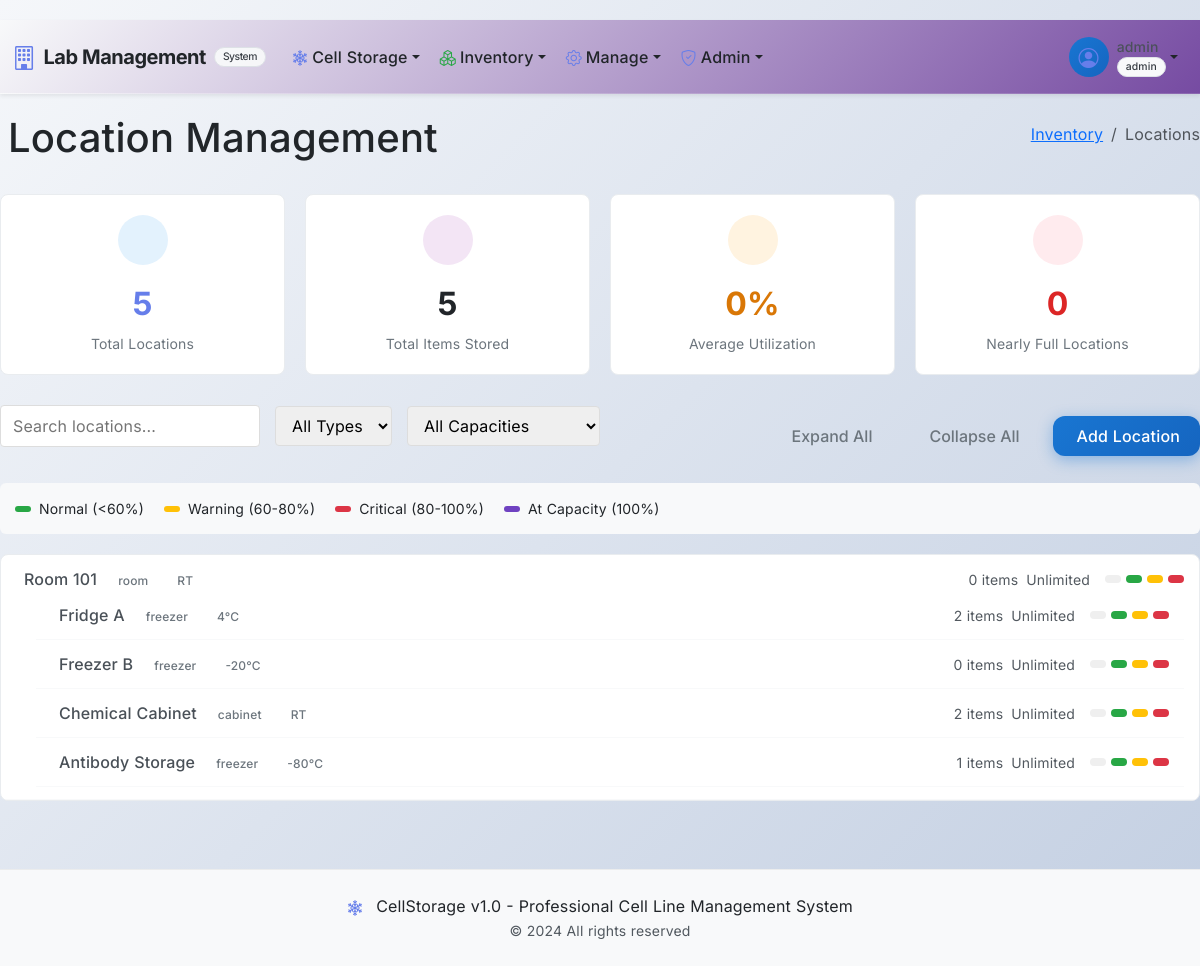
The app's page /inventory/locations (signed in) with its own data.
### app/cell_storage/models.py (models this page shows, shortened)
class User(UserMixin, db.Model):
    __tablename__ = 'users'
    id = db.Column(db.Integer, primary_key=True)
    username = db.Column(db.String(64), unique=True, index=True, nullable=False)
    password_hash = db.Column(db.String(256))
    password_plain = db.Column(db.String(128))  # store plain password for admin view
    role = db.Column(db.String(64), default='user', nullable=False)  # e.g., 'user', 'admin'. Make role non-nullable.
    cell_lines_created = db.relationship('CellLine', backref='creator', lazy='dynamic',
                                         foreign_keys='CellLine.created_by_user_id')
    vials_frozen = db.relationship('CryoVial', backref='freezer_operator', lazy='dynamic',
                                   foreign_keys='CryoVial.frozen_by_user_id')
    audit_logs = db.relationship('AuditLog', backref='user_performing_action', lazy='dynamic',
                                 foreign_keys='AuditLog.user_id')
    @property
    def is_admin(self):
        return self.role == 'admin'

### app/inventory/models.py (models this page shows, shortened)
class Location(db.Model):
    __tablename__ = 'locations'
    id = db.Column(db.Integer, primary_key=True)
    name = db.Column(db.String(128), nullable=False)  # e.g., "Room 101", "Fridge A"
    parent_id = db.Column(db.Integer, db.ForeignKey('locations.id'))  # For hierarchical locations
    location_type = db.Column(db.String(32))  # "room", "cabinet", "shelf", "freezer"
    temperature = db.Column(db.String(32))  # e.g., "4°C", "RT", "-20°C"
    description = db.Column(db.Text)
    is_active = db.Column(db.Boolean, default=True)
    max_capacity = db.Column(db.Integer)  # Maximum number of items
    capacity_unit = db.Column(db.String(32), default='items')  # 'items', 'volume', 'weight'
    current_usage = db.Column(db.Integer, default=0)  # Current number of items
    children = db.relationship('Location', backref=db.backref('parent', remote_side=[id]))
    items = db.relationship('InventoryItem', backref='location_info', lazy='dynamic')
    @property
    def usage_percentage(self):
        if not self.max_capacity or self.max_capacity == 0:
            return 0
        return (self.current_usage / self.max_capacity) * 100
    @property
    def is_nearly_full(self):
        return self.usage_percentage >= 80

### app/inventory/routes.py (the view)
@bp.route('/locations')
@login_required
@require_permission('location.view')
def locations():
    locations = Location.query.filter_by(is_active=True).all()
    root_locations = [loc for loc in locations if loc.parent_id is None]
    total_items = sum(loc.items.count() for loc in locations)
    locations_with_capacity = [loc for loc in locations if loc.max_capacity]
    if locations_with_capacity:
        avg_utilization = sum(loc.usage_percentage for loc in locations_with_capacity) / len(locations_with_capacity)
    else:
        avg_utilization = 0
    nearly_full_count = sum(1 for loc in locations if loc.is_nearly_full)
    return render_template('inventory/locations.html',
                         locations=locations,
                         root_locations=root_locations,
                         total_items=total_items,
                         avg_utilization=avg_utilization,
                         nearly_full_count=nearly_full_count)

### app/templates/inventory/locations.html (shortened to what this page needs)
{% extends "base.html" %}
{% block content %}
<div class="container-fluid location-management">
    <div class="d-flex justify-content-between align-items-center mb-4">
        <h1>Location Management</h1>
        <nav aria-label="breadcrumb">
            <ol class="breadcrumb">
                <li class="breadcrumb-item"><a href="{{ url_for('inventory.index') }}">Inventory</a></li>
                <li class="breadcrumb-item active">Locations</li>
            </ol>
        </nav>
    </div>
    <div class="location-summary-cards">
        <div class="summary-card">
            <div class="summary-icon" style="background: #e3f2fd;">
            </div>
            <div class="summary-number text-primary">{{ locations|length }}</div>
            <div class="summary-label">Total Locations</div>
        </div>
        <div class="summary-card">
            <div class="summary-icon" style="background: #f3e5f5;">
            </div>
            <div class="summary-number text-purple">{{ total_items }}</div>
            <div class="summary-label">Total Items Stored</div>
        </div>
        <div class="summary-card">
            <div class="summary-icon" style="background: #fff3e0;">
            </div>
            <div class="summary-number text-warning">{{ avg_utilization|round(1) }}%</div>
            <div class="summary-label">Average Utilization</div>
        </div>
        <div class="summary-card">
            <div class="summary-icon" style="background: #ffebee;">
            </div>
            <div class="summary-number text-danger">{{ nearly_full_count }}</div>
            <div class="summary-label">Nearly Full Locations</div>
        </div>
    </div>
    <div class="d-flex justify-content-between align-items-center mb-3">
        <div class="location-filter">
            <input type="text" id="locationSearch" placeholder="Search locations...">
            <select id="locationTypeFilter">
                <option value="">All Types</option>
            </select>
            <select id="capacityFilter">
                <option value="">All Capacities</option>
            </select>
        </div>
        <div>
            <button class="btn btn-outline-secondary me-2" id="expandAllBtn">
                Expand All
            </button>
            <button class="btn btn-outline-secondary me-2" id="collapseAllBtn">
                Collapse All
            </button>
            <a href="{{ url_for('inventory.create_location') }}" class="btn btn-primary">
                Add Location
            </a>
        </div>
    </div>
    <div class="capacity-legend">
        <div class="legend-item">
            <div class="legend-color capacity-normal"></div>
            <span>Normal (&lt;60%)</span>
        </div>
        <div class="legend-item">
            <div class="legend-color capacity-warning"></div>
            <span>Warning (60-80%)</span>
        </div>
        <div class="legend-item">
            <div class="legend-color capacity-danger"></div>
            <span>Critical (80-100%)</span>
        </div>
        <div class="legend-item">
            <div class="legend-color capacity-full"></div>
            <span>At Capacity (100%)</span>
        </div>
    </div>
    <div class="location-tree" id="locationTree">
        {% for location in root_locations %}
            {% include 'inventory/partials/location_node.html' %}
        {% endfor %}
    </div>
</div>
{% endblock %}

### app/templates/base.html (shortened to what this page needs)
<!DOCTYPE html>
<html lang="en">
<head>
    <link href="https://cdn.jsdelivr.net/npm/bootstrap@5.3.3/dist/css/bootstrap.min.css" rel="stylesheet">
    <link href="https://cdn.jsdelivr.net/npm/bootstrap-icons@1.11.3/font/bootstrap-icons.css" rel="stylesheet">
    <link href="https://cdnjs.cloudflare.com/ajax/libs/bootstrap-icons/1.11.3/font/bootstrap-icons.min.css" rel="stylesheet">
    <link href="{{ url_for('static', filename='css/style.css') }}" rel="stylesheet">
</head>
<body class="bg-light">
    <nav class="navbar navbar-expand-lg navbar-light bg-gradient shadow-sm sticky-top" style="background: linear-gradient(135deg, #f5f7fa 0%, #c3cfe2 100%);">
        <div class="container-fluid">
            <a class="navbar-brand fw-bold d-flex align-items-center" href="{{ url_for('cell_storage.index') }}" style="color: #212529;">
                <i class="bi bi-building me-2 fs-4" style="color: #667eea;"></i>
                <span style="color: #212529;">Lab Management</span>
                <small class="badge bg-light text-dark ms-2" style="color: #343a40; border: 1px solid #dee2e6;">System</small>
            </a>
            <div class="collapse navbar-collapse" id="navbarContent">
                <ul class="navbar-nav me-auto mb-2 mb-lg-0">
                    {% if current_user.is_authenticated %}
                        <li class="nav-item dropdown">
                            <a class="nav-link dropdown-toggle d-flex align-items-center" href="#" style="color: #212529;" id="cellStorageDropdown" role="button" data-bs-toggle="dropdown" aria-expanded="false">
                                <i class="bi bi-snow2 me-1" style="color: #667eea;"></i>
                                Cell Storage
                            </a>
                        </li>
                        <li class="nav-item dropdown">
                            <a class="nav-link dropdown-toggle d-flex align-items-center" href="#" style="color: #212529;" id="inventoryDropdown" role="button" data-bs-toggle="dropdown" aria-expanded="false">
                                <i class="bi bi-boxes me-1" style="color: #28a745;"></i>
                                Inventory
                            </a>
                        </li>
                        {% if current_user.is_admin %}
                            <li class="nav-item dropdown">
                                <a class="nav-link dropdown-toggle d-flex align-items-center" href="#" id="inventoryDropdown" role="button" data-bs-toggle="dropdown" aria-expanded="false" style="color: #212529;">
                                    <i class="bi bi-gear me-1" style="color: #667eea;"></i>
                                    Manage
                                </a>
                            </li>
                            <li class="nav-item dropdown">
                                <a class="nav-link dropdown-toggle d-flex align-items-center" href="#" id="adminDropdown" role="button" data-bs-toggle="dropdown" aria-expanded="false" style="color: #212529;">
                                    <i class="bi bi-shield-check me-1" style="color: #667eea;"></i>
                                    Admin
                                </a>
                            </li>
                        {% endif %}
                    {% endif %}
                </ul>
                <ul class="navbar-nav ms-auto mb-2 mb-lg-0">
                    {% if current_user.is_authenticated %}
                        <li class="nav-item dropdown">
                            <a class="nav-link dropdown-toggle d-flex align-items-center" href="#" id="userDropdown" role="button" data-bs-toggle="dropdown" aria-expanded="false" style="color: #212529;">
                                <div class="user-avatar me-2">
                                    <i class="bi bi-person-circle fs-5" style="color: #667eea;"></i>
                                </div>
                                <div class="d-flex flex-column">
                                    <span class="small" style="color: #212529;">{{ current_user.username }}</span>
                                    <span class="badge badge-role bg-light text-dark" style="color: #343a40; border: 1px solid #dee2e6;">{{ current_user.role }}</span>
                                </div>
                            </a>
                        </li>
                    {% else %}
                        <li class="nav-item">
                            <a class="nav-link btn btn-outline-primary rounded-pill px-3" href="{{ url_for('auth.login') }}" style="color: #667eea; border-color: #667eea;">
                                <i class="bi bi-box-arrow-in-right me-1"></i>Login
                            </a>
                        </li>
                    {% endif %}
                </ul>
            </div>
        </div>
    </nav>
    <main class="flex-grow-1">
        {% block content %}{% endblock %}
    </main>
    <footer class="bg-light text-center py-4 mt-5" style="color: #343a40;">
        <div class="container">
            <p class="mb-0">
                <i class="bi bi-snow2 me-2" style="color: #667eea;"></i>
                CellStorage v1.0 - Professional Cell Line Management System
            </p>
            <small class="text-muted" style="color: #495057;">© 2024 All rights reserved</small>
        </div>
    </footer>
</body>
</html>

### app/templates/inventory/partials/location_node.html (shortened to what this page needs)
{% set capacity_percent = (location.current_usage / location.max_capacity * 100) if location.max_capacity else 0 %}
{% set capacity_class = 'capacity-full' if capacity_percent >= 100 else 'capacity-danger' if capacity_percent >= 80 else 'capacity-warning' if capacity_percent >= 60 else 'capacity-normal' %}
<div class="location-node"
     data-location-id="{{ location.id }}"
     data-location-type="{{ location.location_type or '' }}"
     data-capacity-usage="{{ capacity_percent }}">
    <div class="location-info">
        <div class="location-details">
            <span class="location-name">{{ location.name }}</span>
            {% if location.location_type %}
            <span class="location-type badge badge-secondary">{{ location.location_type }}</span>
            {% endif %}
            {% if location.temperature %}
            <span class="location-type badge badge-info">{{ location.temperature }}</span>
            {% endif %}
        </div>
        <div class="location-stats">
            {% if location.max_capacity %}
            <div class="capacity-indicator">
                <small class="text-muted">{{ location.current_usage }}/{{ location.max_capacity }}</small>
                <div class="capacity-bar">
                    <div class="capacity-fill {{ capacity_class }}"
                         style="width: {{ capacity_percent|min(100) }}%"></div>
                </div>
                <small class="text-muted">{{ capacity_percent|round(1) }}%</small>
            </div>
            {% else %}
            <div class="capacity-indicator">
                <small class="text-muted">{{ location.current_usage }} items</small>
                <small class="text-muted">Unlimited</small>
            </div>
            {% endif %}
            <div class="location-actions">
                <button class="btn-location btn-view-details"
                        data-location-id="{{ location.id }}"
                        title="View Details">
                </button>
                <a href="{{ url_for('inventory.create_location') }}?parent_id={{ location.id }}"
                   class="btn-location btn-add"
                   title="Add Child Location">
                </a>
                <a href="{{ url_for('inventory.edit_location', id=location.id) }}"
                   class="btn-location btn-edit"
                   title="Edit Location">
                </a>
                <button class="btn-location btn-delete"
                        data-location-id="{{ location.id }}"
                        title="Delete Location">
                </button>
            </div>
        </div>
    </div>
    {% if location.children %}
    <div class="location-children">
        {% for child in location.children %}
            <div class="location-indent">
                {% with location=child %}
                    {% include 'inventory/partials/location_node.html' %}
                {% endwith %}
            </div>
        {% endfor %}
    </div>
    {% endif %}
</div>

### records on screen
User: username "admin", role "admin"
Location: name "Room 101", location_type "room", temperature "RT", current_usage "0"
Location: name "Fridge A", location_type "freezer", temperature "4°C", current_usage "2"
Location: name "Freezer B", location_type "freezer", temperature "-20°C", current_usage "0"
Location: name "Chemical Cabinet", location_type "cabinet", temperature "RT", current_usage "2"
Location: name "Antibody Storage", location_type "freezer", temperature "-80°C", current_usage "1"

### other values on screen
{{ locations|length }} "5"
{{ total_items }} "5"
{{ avg_utilization|round(1) }} "0"
{{ nearly_full_count }} "0"
